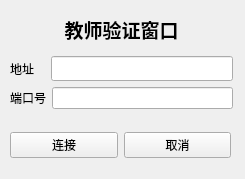
<?xml version="1.0" encoding="UTF-8"?>
<ui version="4.0">
 <class>Widget</class>
 <widget class="QWidget" name="Widget">
  <property name="geometry">
   <rect>
    <x>0</x>
    <y>0</y>
    <width>245</width>
    <height>179</height>
   </rect>
  </property>
  <property name="windowTitle">
   <string>Widget</string>
  </property>
  <widget class="QWidget" name="layoutWidget">
   <property name="geometry">
    <rect>
     <x>10</x>
     <y>10</y>
     <width>223</width>
     <height>99</height>
    </rect>
   </property>
   <layout class="QVBoxLayout" name="verticalLayout">
    <item>
     <widget class="QLabel" name="label">
      <property name="text">
       <string>&lt;html&gt;&lt;head/&gt;&lt;body&gt;&lt;p align=&quot;center&quot;&gt;&lt;span style=&quot; font-size:14pt; font-weight:700;&quot;&gt;教师验证窗口&lt;/span&gt;&lt;/p&gt;&lt;/body&gt;&lt;/html&gt;</string>
      </property>
     </widget>
    </item>
    <item>
     <layout class="QHBoxLayout" name="horizontalLayout">
      <item>
       <widget class="QLabel" name="label_2">
        <property name="text">
         <string>地址</string>
        </property>
       </widget>
      </item>
      <item>
       <widget class="QLineEdit" name="iplineEdit">
        <property name="maximumSize">
         <size>
          <width>182</width>
          <height>25</height>
         </size>
        </property>
       </widget>
      </item>
     </layout>
    </item>
    <item>
     <layout class="QHBoxLayout" name="horizontalLayout_2">
      <item>
       <widget class="QLabel" name="label_3">
        <property name="text">
         <string>端口号</string>
        </property>
       </widget>
      </item>
      <item>
       <widget class="QLineEdit" name="portlineEdit"/>
      </item>
     </layout>
    </item>
   </layout>
  </widget>
  <widget class="QWidget" name="layoutWidget">
   <property name="geometry">
    <rect>
     <x>10</x>
     <y>130</y>
     <width>221</width>
     <height>30</height>
    </rect>
   </property>
   <layout class="QHBoxLayout" name="horizontalLayout_3">
    <item>
     <widget class="QPushButton" name="linkButton">
      <property name="text">
       <string>连接</string>
      </property>
     </widget>
    </item>
    <item>
     <widget class="QPushButton" name="cancelButton">
      <property name="text">
       <string>取消</string>
      </property>
     </widget>
    </item>
   </layout>
  </widget>
 </widget>
 <resources/>
 <connections/>
</ui>
